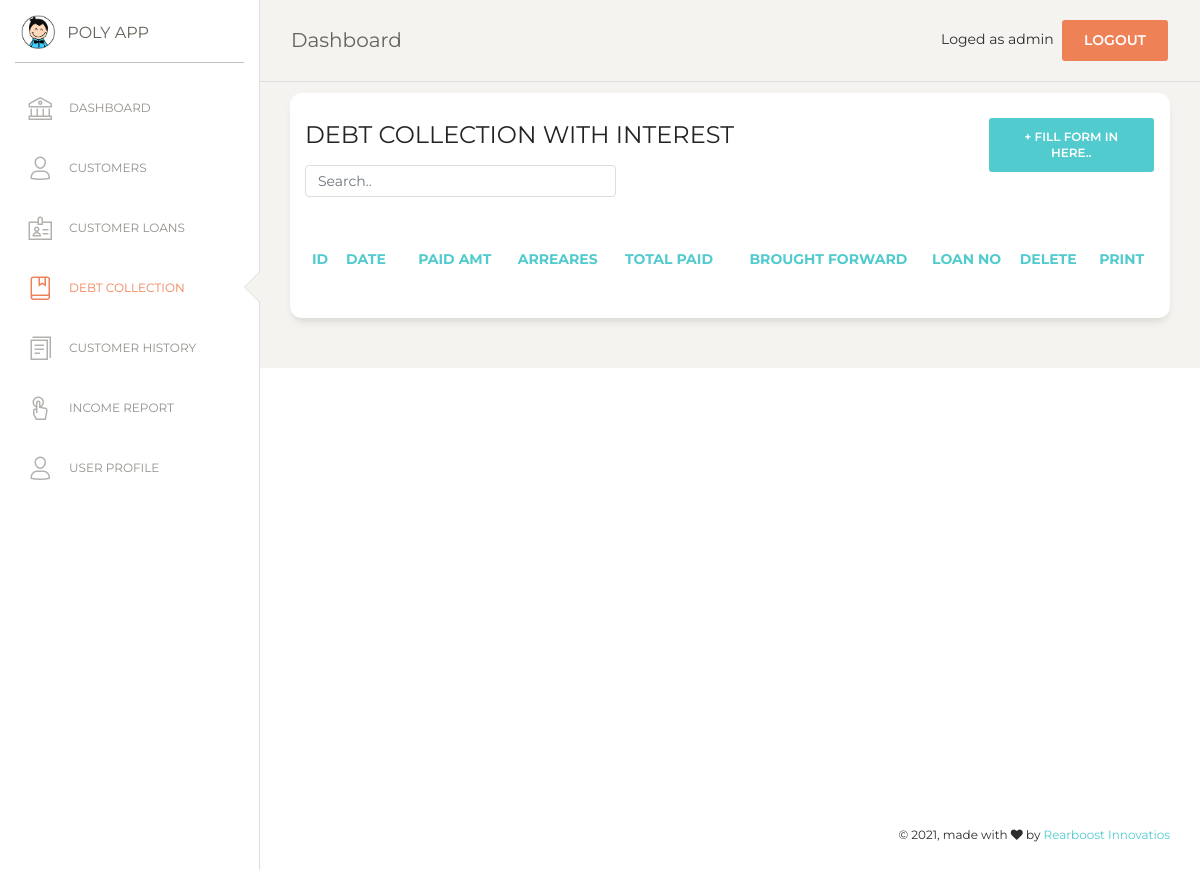
Before: /debt_collection.php (signed in) with the older database file.
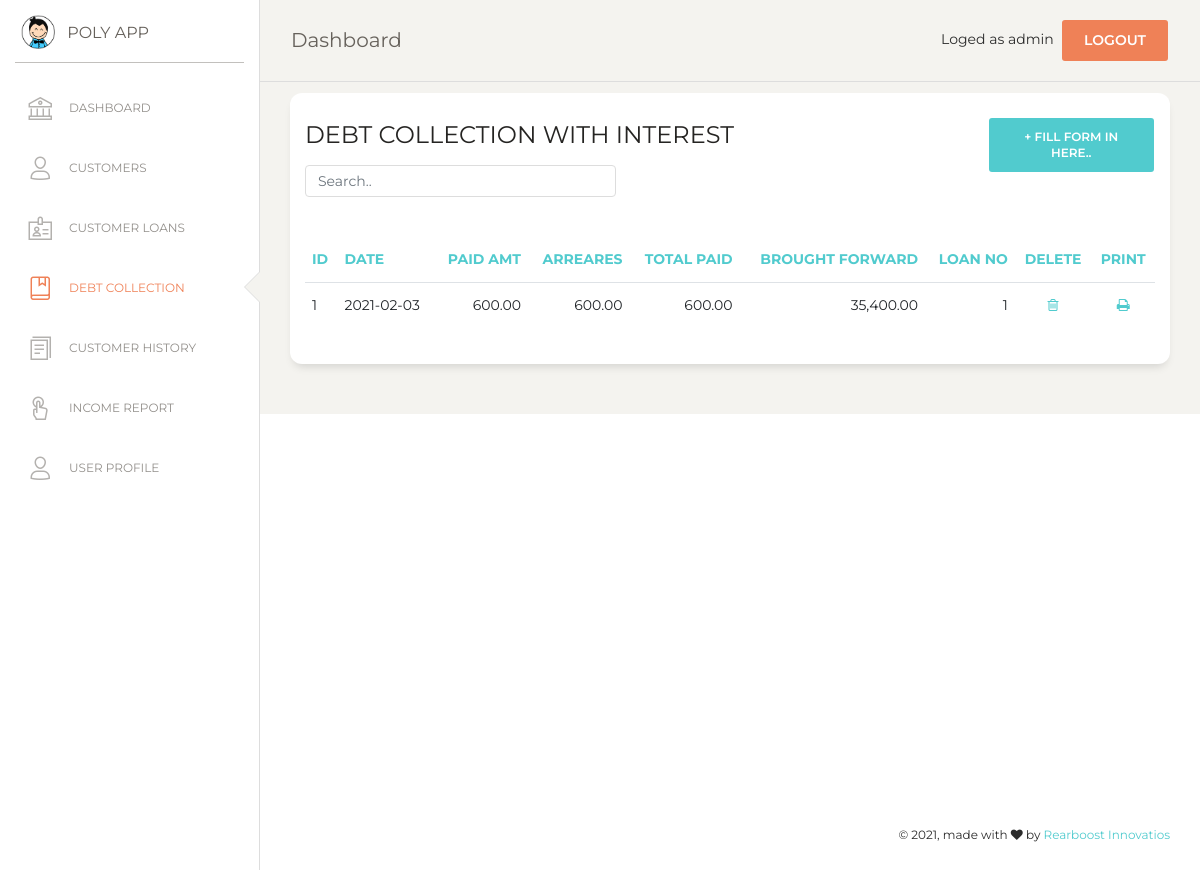
After: the same page with the newer database file.
### tables this page shows
CREATE TABLE `loan_installement` (
  `id` int(7) NOT NULL,
  `li_date` date NOT NULL,
  `month` varchar(10) NOT NULL,
  `year` varchar(10) NOT NULL,
  `paid` double(10,2) NOT NULL DEFAULT '0.00',
  `arrears` double(10,2) NOT NULL,
  `total_paid` double(10,2) NOT NULL,
  `brought_forward` decimal(10,2) NOT NULL DEFAULT '0.00',
  `loan_no` int(7) NOT NULL
);

### debt_collection.php (the view, shortened to what this page needs)
<?php
if (!isset($_SESSION['loged_user'])) {
    header('location: login.php');
}else {
$con = mysqli_connect(DB_HOSTNAME,DB_USERNAME,DB_PASSWORD);
mysqli_select_db($con,DB_NAME);
?>
<!DOCTYPE html>
<html lang="en">
<head>
  <link href="https://maxcdn.bootstrapcdn.com/font-awesome/latest/css/font-awesome.min.css" rel="stylesheet">
  <link href="assets/css/bootstrap.min.css" rel="stylesheet" />
  <link href="assets/css/paper-dashboard.css?v=2.0.1" rel="stylesheet" />
  <link href="assets/demo/demo.css" rel="stylesheet" />
</head>
<body class="">
  <div class="wrapper ">
    <?php include('include/sidebar.php');  ?>
    <div class="main-panel">
      <?php include('include/nav.php');  ?>
      <div class="content">
      <div class="row">
          <div class="col-md-12">
            <div class="card">
              <div class="row">
              <div class="col-md-9">
              <div class="card-header">
                <h4 class="card-title"> DEBT COLLECTION WITH INTEREST</h4>
                <input class="form-control myInput" id="myInput" type="text" placeholder="Search..">
              </div>
              </div>
              <div class="col-md-3">
                <div class="card-header">
                  <button type="button" class="btn btn-primary add-btn" data-toggle="modal" data-target="#Form1">+ Fill Form in here..
                  </button>
                </div>
              </div>
              </div>
              <div class="card-body">
            </div>
              <div class="card-body">
                <div class="table-responsive">
                  <table class="table" id="myTable">
                  	<thead class="text-primary">
                  	  <th>                    ID 				       </th>
                      <th>                    Date             </th>
                      <th class="text-right"> Paid amt        </th>
                      <th class="text-right"> Arreares        </th>
                      <th class="text-right"> Total paid      </th>
                      <th class="text-right"> Brought Forward	</th>
                      <th class="text-right"> loan no </th>
                      <th class="text-center">Delete          </th>
                      <th class="text-center">Print 			    </th>
                    </thead>
                    <tbody>
                      <?php
                      $sql="SELECT * FROM loan_installement";
                      $result = mysqli_query($con,$sql);
                      $numRows = mysqli_num_rows($result);
                      if($numRows > 0) {
                        while($row = mysqli_fetch_assoc($result)) {
                      ?>
                        <tr>
                        <td>
                          <?php echo $row['id']  ?>
                        </td>
                        <td>
                          <?php echo $row['li_date']  ?>
                        </td>
                        <td class="text-right">
                          <?php echo number_format($row['paid'],2)?>
                        </td>
                        <td class="text-right">
                          <?php echo number_format($row['arrears'],2) ?>
                        </td>
                        <td class="text-right">
                          <?php echo number_format($row['total_paid'],2)?>
                        </td>
                        <td class="text-right">
                          <?php echo number_format($row['brought_forward'],2) ?>
                        </td>
                        <td class="text-right">
                          <?php echo $row['loan_no']  ?>
                        </td>
                      	<td class="text-center">
                        	<a href="#" onclick="confirmation('event','<?php echo $row['id']; ?>')" name="delete">
                        	<i class="fa fa-trash-o" aria-hidden="true"></i></a>
                      	</td>
                        <td class="text-center">
                        	<a href="#" onclick="printView(<?php echo $row['id']; ?>)" name="print">
                          <i class="fa fa-print" aria-hidden="true"></i></a>
                      	</td>
                       </tr>
                           </tbody>
                     <?php
                        }
                      }
                     ?>
                  </table>
                </div>
              </div>
              </div>
              </div>
            </div>
          </div>
          </div>
        </div>
       <?php include('include/footer.php');  ?>
</body>
</html>
<?php
}
?>

Changed rows visible on the page:
added loan_installement: id "1", li_date "2021-02-03", paid "600.00", arrears "600.00", total_paid "600.00", brought_forward "35,400.00", loan_no "1"
